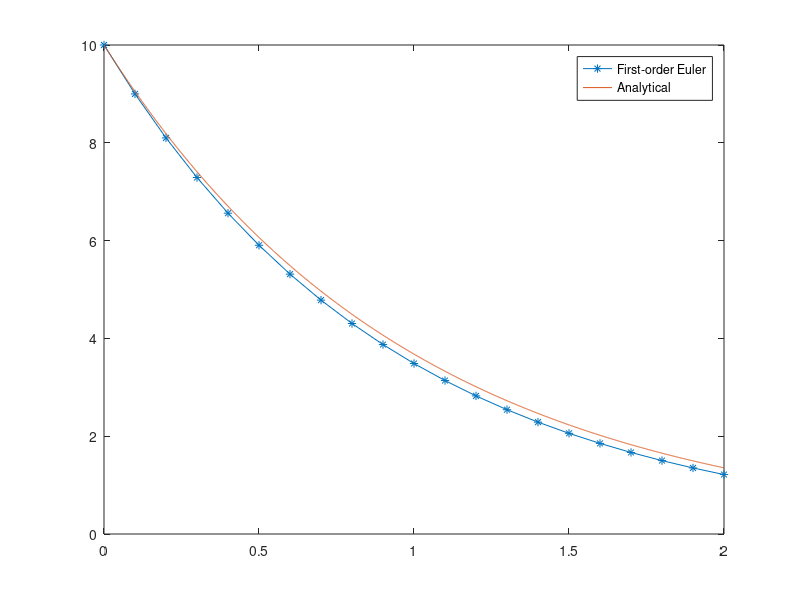

This figure's MATLAB source:
%% Set up parameters
t_end = 2;  % End time
h = 0.1;    % Time step
k = 1;      % Reaction rate constant
c0 = 10;    % Initial concentration

%% Initialization
tspan = 0:h:t_end;  % The time vector
c = c0;              % Store initial concentration in output

%% First-order Euler Time loop
for t = 2:length(tspan)
    f    = -k*c(t-1);           % dc/dt
    c(t) = c(t-1) + h*f;        % Euler time step
end

%% Output: numerical and analytical solutions
tspan_ana = 0:h/100:t_end;
plot(tspan,c,'-*',tspan_ana,c0*exp(-k*tspan_ana));
legend('First-order Euler','Analytical')